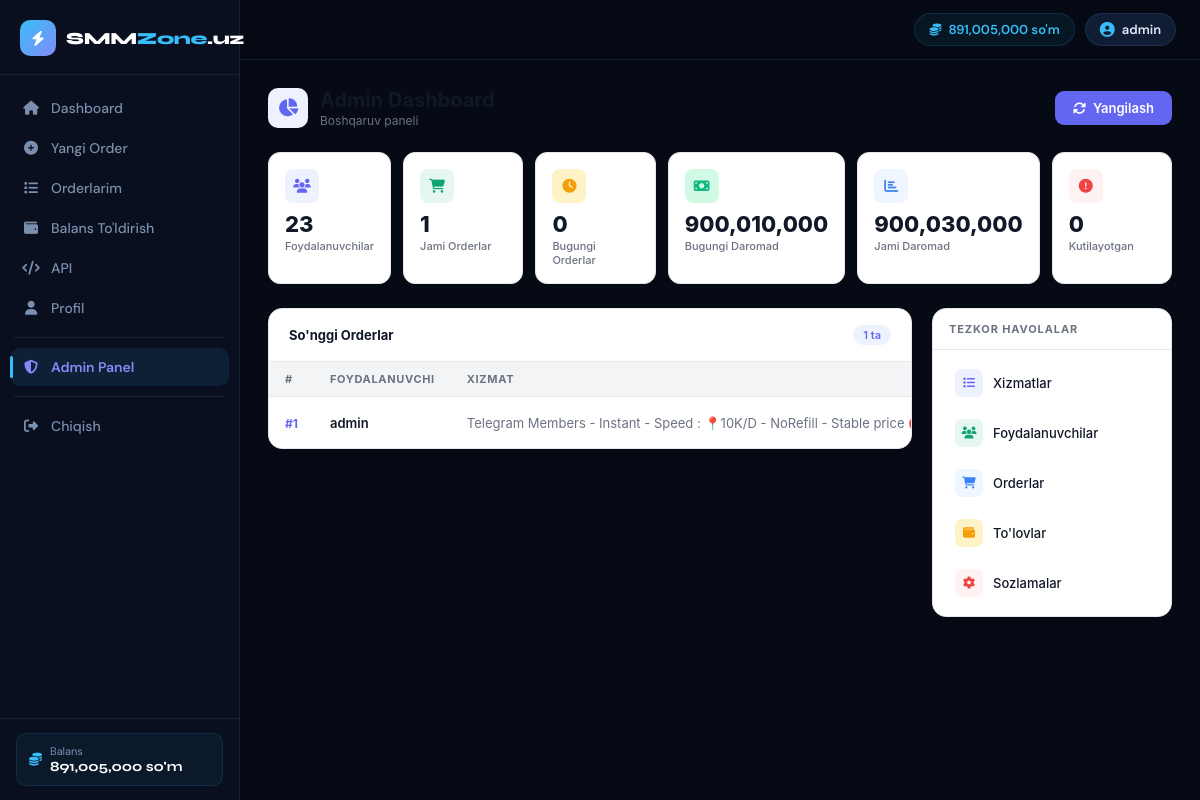
Page /admin/ (signed in) on the committed database.
### tables this page shows
CREATE TABLE users (
    id           INTEGER PRIMARY KEY AUTOINCREMENT,
    username     TEXT UNIQUE NOT NULL,
    email        TEXT UNIQUE NOT NULL,
    password     TEXT NOT NULL,
    balance      REAL DEFAULT 0,
    role         TEXT DEFAULT 'user',
    api_key      TEXT UNIQUE,
    total_spent  REAL DEFAULT 0,
    total_orders INTEGER DEFAULT 0,
    ref_code     TEXT UNIQUE,
    referred_by  INTEGER,
    ref_earnings REAL DEFAULT 0,
    is_active    INTEGER DEFAULT 1,
    created_at   TEXT DEFAULT (datetime('now'))
);

CREATE TABLE orders (
    id              INTEGER PRIMARY KEY AUTOINCREMENT,
    user_id         INTEGER NOT NULL,
    service_id      INTEGER NOT NULL,
    provider_order_id TEXT,
    link            TEXT NOT NULL,
    quantity        INTEGER NOT NULL,
    price           REAL NOT NULL,
    start_count     INTEGER DEFAULT 0,
    remains         INTEGER DEFAULT 0,
    status          TEXT DEFAULT 'Pending',
    note            TEXT,
    created_at      TEXT DEFAULT (datetime('now')),
    updated_at      TEXT DEFAULT (datetime('now')),
    FOREIGN KEY(user_id)    REFERENCES users(id),
    FOREIGN KEY(service_id) REFERENCES services(id)
);

CREATE TABLE services (
    id              INTEGER PRIMARY KEY AUTOINCREMENT,
    category_id     INTEGER NOT NULL,
    provider_id     INTEGER,
    name            TEXT NOT NULL,
    description     TEXT,
    type            TEXT DEFAULT 'Default',
    platform        TEXT,
    price_per_1000  REAL NOT NULL,
    min_order       INTEGER DEFAULT 10,
    max_order       INTEGER DEFAULT 100000,
    is_active       INTEGER DEFAULT 1,
    created_at      TEXT DEFAULT (datetime('now')),
    FOREIGN KEY(category_id) REFERENCES categories(id)
);

### services/admin_service.py (the view)
@admin_bp.route("/")
@admin_required
def dashboard():
    db    = get_db()
    today = __import__("datetime").datetime.now().strftime("%Y-%m-%d")
    stats = {
        "total_users":    db.execute("SELECT COUNT(*) FROM users").fetchone()[0],
        "total_orders":   db.execute("SELECT COUNT(*) FROM orders").fetchone()[0],
        "today_orders":   db.execute("SELECT COUNT(*) FROM orders WHERE date(created_at)=?", (today,)).fetchone()[0],
        "today_revenue":  db.execute("SELECT COALESCE(SUM(amount),0) FROM deposits WHERE date(created_at)=? AND status='completed'", (today,)).fetchone()[0],
        "total_revenue":  db.execute("SELECT COALESCE(SUM(amount),0) FROM deposits WHERE status='completed'").fetchone()[0],
        "pending_orders": db.execute("SELECT COUNT(*) FROM orders WHERE status IN ('Pending','Processing')").fetchone()[0],
        "pending_deps":   db.execute("SELECT COUNT(*) FROM deposits WHERE status='pending'").fetchone()[0],
    }
    recent_orders = r2l(db.execute(
        "SELECT o.id, o.status, o.price, o.quantity, o.created_at, "
        "u.username, s.name as svc_name "
        "FROM orders o "
        "JOIN users u ON o.user_id=u.id "
        "JOIN services s ON o.service_id=s.id "
        "ORDER BY o.created_at DESC LIMIT 10"
    ).fetchall())
    return render_template("admin/admin_dashboard.html", stats=stats, recent=recent_orders)

### database/db.py (called while the page is built)
def get_db():
    if "db" not in g:
        g.db = sqlite3.connect(DATABASE)
        g.db.row_factory = sqlite3.Row
    return g.db

def r2l(rows):
    return [dict(row) for row in rows]

### main.py (called while the page is built)
@app.context_processor
def inject_globals():
    user_balance = 0
    if "user_id" in session:
        db = get_db()
        u  = db.execute("SELECT balance FROM users WHERE id=?", (session["user_id"],)).fetchone()
        if u: user_balance = u["balance"]
        session["balance"] = user_balance
    return {"site_name": Config.SITE_NAME, "user_balance": user_balance}

### templates/admin/admin_dashboard.html (shortened to what this page needs)
{% extends "base.html" %}
{% block content %}
<div class="ad-wrap">
  <div class="ad-header">
    <div class="ad-header-left">
      <div class="ad-header-icon"><i class="fas fa-chart-pie"></i></div>
      <div>
        <h1>Admin Dashboard</h1>
        <div class="ad-header-sub">Boshqaruv paneli</div>
      </div>
    </div>
    <form method="POST" action="/admin/orders/sync">
      <button class="ad-sync-btn">
        <i class="fas fa-sync"></i> Yangilash
      </button>
    </form>
  </div>
  <div class="ad-stats">
    <div class="ad-stat">
      <div class="ad-stat-top">
        <div class="ad-stat-icon purple"><i class="fas fa-users"></i></div>
      </div>
      <div class="ad-stat-val">{{ stats.total_users }}</div>
      <div class="ad-stat-lbl">Foydalanuvchilar</div>
    </div>
    <div class="ad-stat">
      <div class="ad-stat-top">
        <div class="ad-stat-icon teal"><i class="fas fa-shopping-cart"></i></div>
      </div>
      <div class="ad-stat-val">{{ stats.total_orders }}</div>
      <div class="ad-stat-lbl">Jami Orderlar</div>
    </div>
    <div class="ad-stat">
      <div class="ad-stat-top">
        <div class="ad-stat-icon yellow"><i class="fas fa-clock"></i></div>
      </div>
      <div class="ad-stat-val">{{ stats.today_orders }}</div>
      <div class="ad-stat-lbl">Bugungi Orderlar</div>
    </div>
    <div class="ad-stat">
      <div class="ad-stat-top">
        <div class="ad-stat-icon green"><i class="fas fa-money-bill"></i></div>
      </div>
      <div class="ad-stat-val">{{ "{:,.0f}".format(stats.today_revenue) }}</div>
      <div class="ad-stat-lbl">Bugungi Daromad</div>
    </div>
    <div class="ad-stat">
      <div class="ad-stat-top">
        <div class="ad-stat-icon blue"><i class="fas fa-chart-bar"></i></div>
      </div>
      <div class="ad-stat-val">{{ "{:,.0f}".format(stats.total_revenue) }}</div>
      <div class="ad-stat-lbl">Jami Daromad</div>
    </div>
    <div class="ad-stat">
      <div class="ad-stat-top">
        <div class="ad-stat-icon red"><i class="fas fa-exclamation-circle"></i></div>
      </div>
      <div class="ad-stat-val">{{ stats.pending_orders }}</div>
      <div class="ad-stat-lbl">Kutilayotgan</div>
    </div>
  </div>
  <div class="ad-layout">
    <div class="ad-card">
      <div class="ad-card-head">
        <div class="ad-card-title">So'nggi Orderlar</div>
        <span class="ad-card-badge">{{ recent|length }} ta</span>
      </div>
      <div class="ad-table-wrap">
        <table class="ad-table">
          <thead>
            <tr>
              <th>#</th>
              <th>Foydalanuvchi</th>
              <th>Xizmat</th>
            </tr>
          </thead>
          <tbody>
          {% for o in recent %}
          <tr>
            <td><span class="ad-order-id">#{{ o.id }}</span></td>
            <td><span class="ad-username">{{ o.username }}</span></td>
            <td><span class="ad-svc-name" title="{{ o.svc_name }}">{{ o.svc_name }}</span></td>
          </tr>
          {% endfor %}
          </tbody>
        </table>
      </div>
    </div>
    <div class="ad-sidebar">
      <div class="ad-quick-card">
        <div class="ad-quick-head">Tezkor havolalar</div>
        <div class="ad-quick-links">
          <a href="/admin/services" class="ad-quick-link purple">
            <i class="fas fa-list"></i> Xizmatlar
          </a>
          <a href="/admin/users" class="ad-quick-link teal">
            <i class="fas fa-users"></i> Foydalanuvchilar
          </a>
          <a href="/admin/orders" class="ad-quick-link blue">
            <i class="fas fa-shopping-cart"></i> Orderlar
          </a>
          <a href="/admin/payments" class="ad-quick-link yellow">
            <i class="fas fa-wallet"></i> To'lovlar
          </a>
          <a href="/admin/settings" class="ad-quick-link red">
            <i class="fas fa-cog"></i> Sozlamalar
          </a>
        </div>
      </div>
    </div>
  </div>
</div>
{% endblock %}

### templates/base.html (shortened to what this page needs)
<!DOCTYPE html>
<html lang="uz">
<head>
<link rel="stylesheet" href="https://cdnjs.cloudflare.com/ajax/libs/font-awesome/6.5.0/css/all.min.css">
</head>
<body class="{% block body_class %}{% endblock %}">
{% if 'user_id' in session %}
<div class="sidebar" id="sidebar">
  <a href="/dashboard" class="sidebar-brand">
    <div class="brand-icon"><i class="fas fa-bolt"></i></div>
    <div class="brand-name">SMM<span>Zone</span>.uz</div>
  </a>
  <nav class="sidebar-nav">
    <a href="/dashboard" class="nav-item {% if request.path == '/dashboard' %}active{% endif %}">
      <i class="fas fa-home"></i><span>Dashboard</span>
    </a>
    <a href="/new-order" class="nav-item {% if request.path == '/new-order' %}active{% endif %}">
      <i class="fas fa-plus-circle"></i><span>Yangi Order</span>
    </a>
    <a href="/orders" class="nav-item {% if request.path == '/orders' %}active{% endif %}">
      <i class="fas fa-list"></i><span>Orderlarim</span>
    </a>
    <a href="/add-funds" class="nav-item {% if request.path == '/add-funds' %}active{% endif %}">
      <i class="fas fa-wallet"></i><span>Balans To'ldirish</span>
    </a>
    <a href="/api-docs" class="nav-item {% if request.path == '/api-docs' %}active{% endif %}">
      <i class="fas fa-code"></i><span>API</span>
    </a>
    <a href="/profile" class="nav-item {% if request.path == '/profile' %}active{% endif %}">
      <i class="fas fa-user"></i><span>Profil</span>
    </a>
    {% if session.role == 'admin' %}
    <div class="nav-divider"></div>
    <a href="/admin/" class="nav-item admin-link {% if '/admin' in request.path %}active{% endif %}">
      <i class="fas fa-shield-alt"></i><span>Admin Panel</span>
    </a>
    {% endif %}
    <div class="nav-divider"></div>
    <a href="/logout" class="nav-item logout">
      <i class="fas fa-sign-out-alt"></i><span>Chiqish</span>
    </a>
  </nav>
  <div class="sidebar-footer">
    <div class="sidebar-balance">
      <i class="fas fa-coins"></i>
      <div>
        <div class="sidebar-balance-label">Balans</div>
        <div class="sidebar-balance-val">{{ "{:,.0f}".format(session.get('balance', 0)) }} so'm</div>
      </div>
    </div>
  </div>
</div>
<div class="main-wrap">
  <header class="topbar">
    <div class="topbar-right">
      <div class="balance-badge">
        <i class="fas fa-coins"></i>
        <span id="balance-display">{{ "{:,.0f}".format(session.get('balance', 0)) }} so'm</span>
      </div>
      <a href="/profile" class="user-badge">
        <i class="fas fa-user-circle"></i>
        {{ session.username }}
      </a>
    </div>
  </header>
  <main class="content">
    {% block content %}{% endblock %}
  </main>
</div>
{% else %}
{% block auth_content %}{% endblock %}
{% endif %}
</body>
</html>

### templates/base.html (style rules this page uses)
*, *::before, *::after { box-sizing: border-box; margin: 0; padding: 0; }
:root { --bg: #050a14; --bg2: #090f1e; --card: #0d1628; --card2: #111d35; --border: rgba(99,179,237,0.12); --accent: #38bdf8; --accent2: #818cf8; --accent3: #34d399; --text: #e2eaf8; --muted: #7a8fad; --white: #ffffff; --grad: linear-gradient(135deg, #38bdf8, #818cf8); --sidebar-w: 240px; --topbar-h: 60px; }
html { scroll-behavior: smooth; }
body { font-family: 'DM Sans', sans-serif; background: var(--bg); color: var(--text); min-height: 100vh; }
.sidebar { position: fixed; top: 0; left: 0; bottom: 0; width: var(--sidebar-w); background: var(--bg2); border-right: 1px solid var(--border); display: flex; flex-direction: column; z-index: 200; transition: transform 0.3s ease; }
.sidebar-brand { display: flex; align-items: center; gap: 10px; padding: 20px 20px 18px; border-bottom: 1px solid var(--border); text-decoration: none; flex-shrink: 0; }
.brand-icon { width: 36px; height: 36px; background: var(--grad); border-radius: 10px; display: flex; align-items: center; justify-content: center; font-size: 15px; color: #fff; flex-shrink: 0; }
.brand-name { font-family: 'Syne', sans-serif; font-size: 17px; font-weight: 800; color: var(--white); letter-spacing: -0.3px; }
.brand-name span { color: var(--accent); }
.sidebar-nav { flex: 1; overflow-y: auto; padding: 14px 10px; display: flex; flex-direction: column; gap: 2px; }
.nav-item { display: flex; align-items: center; gap: 11px; padding: 10px 12px; border-radius: 10px; font-size: 14px; font-weight: 500; color: var(--muted); text-decoration: none; transition: all 0.2s ease; position: relative; }
.nav-item i { width: 18px; text-align: center; font-size: 14px; transition: color 0.2s; }
.nav-item.active { background: rgba(56,189,248,0.1); color: var(--white); font-weight: 600; }
.nav-item.active i { color: var(--accent); }
.nav-item.active::before { content: ''; position: absolute; left: 0; top: 20%; bottom: 20%; width: 3px; border-radius: 2px; background: var(--accent); }
.nav-item.admin-link { color: var(--accent2); }
.nav-item.admin-link i { color: var(--accent2); }
.nav-divider { height: 1px; background: var(--border); margin: 8px 4px; }
.sidebar-footer { padding: 14px 16px; border-top: 1px solid var(--border); flex-shrink: 0; }
.sidebar-balance { display: flex; align-items: center; gap: 8px; padding: 10px 12px; background: rgba(56,189,248,0.06); border: 1px solid rgba(56,189,248,0.12); border-radius: 10px; }
.sidebar-balance i { color: var(--accent); font-size: 13px; }
.sidebar-balance-label { font-size: 11px; color: var(--muted); }
.sidebar-balance-val { font-family: 'Syne', sans-serif; font-size: 14px; font-weight: 700; color: var(--white); }
.main-wrap { margin-left: var(--sidebar-w); min-height: 100vh; display: flex; flex-direction: column; }
.topbar { height: var(--topbar-h); position: sticky; top: 0; z-index: 100; background: rgba(5,10,20,0.85); backdrop-filter: blur(14px); border-bottom: 1px solid var(--border); display: flex; align-items: center; padding: 0 24px; gap: 12px; }
.topbar-right { margin-left: auto; display: flex; align-items: center; gap: 10px; }
.balance-badge { display: flex; align-items: center; gap: 7px; padding: 7px 14px; background: rgba(56,189,248,0.07); border: 1px solid rgba(56,189,248,0.15); border-radius: 100px; font-size: 13px; font-weight: 600; color: var(--accent); cursor: default; }
.balance-badge i { font-size: 12px; }
.user-badge { display: flex; align-items: center; gap: 7px; padding: 7px 14px; background: var(--card2); border: 1px solid var(--border); border-radius: 100px; font-size: 13px; font-weight: 600; color: var(--text); text-decoration: none; transition: all 0.2s; }
.user-badge i { color: var(--accent); font-size: 15px; }
.content { flex: 1; padding: 28px 28px 48px; }

### rows in the picture
users: balance "891,005,000"
orders: id "1", username "admin", svc_name "Telegram Members - Instant - Speed : 📍10K/D - NoRefill - Stable price…"

### other values in the picture
{{ session.username }} "admin"
{{ stats.total_users }} "23"
{{ stats.total_orders }} "1"
{{ stats.today_orders }} "0"
{{ "{:,.0f}".format(stats.today_revenue) }} "900,010,000"
{{ "{:,.0f}".format(stats.total_revenue) }} "900,030,000"
{{ stats.pending_orders }} "0"
{{ recent|length }} "1"
